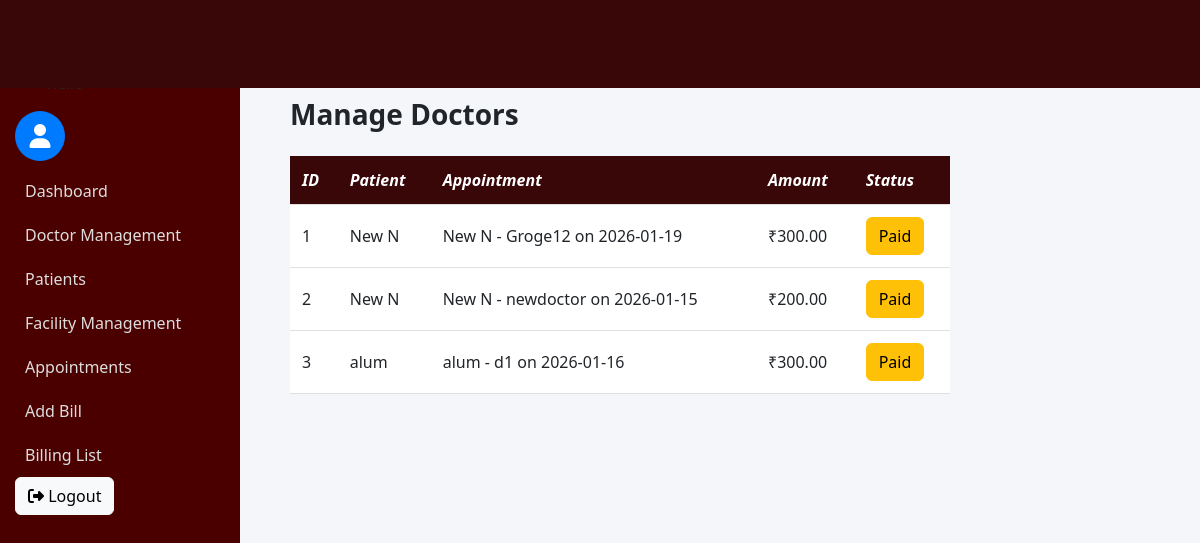
/admin-panel/admin/billing/, run on the app's committed database.
### patientapp/models.py (models this page shows, shortened)
class Billing(models.Model):
    STATUS_CHOICES = [
        ('Unpaid', 'Unpaid'),
        ('Paid', 'Paid'),
    ]
    patient = models.ForeignKey('Patient', on_delete=models.CASCADE)
    appointment = models.ForeignKey('Appointment', on_delete=models.CASCADE)
    amount = models.DecimalField(max_digits=10, decimal_places=2)
    description = models.TextField(blank=True, null=True)   # consultation, lab test, surgery etc
    status = models.CharField(max_length=10, choices=STATUS_CHOICES, default='Unpaid')
    stripe_payment_intent_id = models.CharField(max_length=255, blank=True, null=True)
    created_at = models.DateTimeField(auto_now_add=True)

class Patient(models.Model):
    user = models.OneToOneField(User, on_delete=models.CASCADE)
    full_name = models.CharField(max_length=100, null=True, blank=True)
    age = models.IntegerField(null=True, blank=True)
    gender = models.CharField(max_length=10, null=True, blank=True)
    phone = models.CharField(max_length=15, null=True, blank=True)
    address = models.TextField(null=True, blank=True)
    created_at = models.DateTimeField(auto_now_add=True,null=True, blank=True)

class Appointment(models.Model):
    STATUS_CHOICES = (
        ('Pending', 'Pending'),
        ('Confirmed', 'Confirmed'),
        ('Cancelled', 'Cancelled'),
        ('Completed', 'Completed'),
    )
    patient = models.ForeignKey(Patient, on_delete=models.CASCADE)
    doctor = models.ForeignKey('doctorapp.Doctor', on_delete=models.CASCADE,null=True)
    department = models.ForeignKey('facility.Department', on_delete=models.CASCADE)
    location = models.ForeignKey('facility.Location', on_delete=models.CASCADE,null=True)  # NEW FIELD
    date = models.DateField()
    time = models.TimeField()
    status = models.CharField(max_length=20, choices=STATUS_CHOICES, default='Pending')
    created_at = models.DateTimeField(auto_now_add=True,null=True)
    def __str__(self):
        return f"{self.patient.full_name} - {self.doctor.user.username} on {self.date}"

### doctorapp/models.py (models this page shows, shortened)
class Doctor(models.Model):
    user = models.OneToOneField(User, on_delete=models.CASCADE)
    specialization = models.ForeignKey(
        Department,
        on_delete=models.SET_NULL,
        null=True,
        blank=True
    )
    phone = models.CharField(max_length=15, null=True)
    location = models.ForeignKey(
        Location,
        on_delete=models.SET_NULL,
        null=True,
        blank=True
    )

### accounts/models.py (models this page shows)
class User(AbstractUser):
    ROLE_CHOICES = (
        ('ADMIN', 'Admin'),
        ('DOCTOR', 'Doctor'),
        ('PATIENT', 'Patient'),
    )
    role = models.CharField(max_length=10, choices=ROLE_CHOICES)

### adminapp/views.py (the view)
def admin_billing_list(request):
    billings = Billing.objects.all()
    return render(request, 'admin/billing_list.html', {'billings': billings})

### templates/admin/billing_list.html
{% extends "admin/base.html" %}
{% block content %}
<div class="main-content">
<h3 class="mb-4"><strong>Manage Doctors</strong></h3>
    <div class="table-responsive">
<table class="comparison-table">
    <tr style="background:#390707; color:white;">
        <th><i>ID</i></th>
        <th><i>Patient</i></th>
        <th><i>Appointment</i></th>
        <th><i>Amount</i></th>
        <th><i>Status</i></th>
    </tr>
    {% for bill in billings %}
    <tr>
        <td>{{ bill.id }}</td>
        <td>{{ bill.patient.full_name }}</td>
        <td>{{ bill.appointment }}</td>
        <td>₹{{ bill.amount }}</td>
        <td><button class="btn btn-warning">{{ bill.status }}</button></td>
    </tr>
    {% endfor %}
</table>
</div>
</div>
{% endblock %}

### templates/admin/base.html (shortened to what this page needs)
<!DOCTYPE html>
<html>
{% load static %}
<head>
    <link href="https://cdn.jsdelivr.net/npm/bootstrap@5.3.2/dist/css/bootstrap.min.css" rel="stylesheet">
    <link href="https://cdnjs.cloudflare.com/ajax/libs/font-awesome/6.5.1/css/all.min.css" rel="stylesheet">
<link rel="stylesheet" href="https://cdnjs.cloudflare.com/ajax/libs/font-awesome/6.4.0/css/all.min.css"/>
    <link rel="stylesheet"
      href="https://cdn.jsdelivr.net/npm/bootstrap-icons@1.11.1/font/bootstrap-icons.css">
    <link rel="stylesheet" href="{% static 'css/admin.css' %}">
        <link rel="stylesheet" href="{% static 'css/form.css' %}">
</head>
<body>
    <nav class="navbar navbar-expand-lg navbar-dark p-4 fixed-top" style="background:#390707;">
        <div class="main-content">
        </div>
    </nav>
<div class="container-fluid">
    <div class="row">
        <nav class="col-md-2 sidebar" style="position: fixed;" style="background:#390707;">
             <ul>
                    <li>hello</li>
                </ul>
            <div class="profile-icon">
                <i class="fa-solid fa-user"></i>
            </div>
            <ul class="nav flex-column">
                <li class="nav-item"><a href="{% url 'admin_dashboard' %}"> Dashboard</a></li>
                <li class="nav-item"><a href="{% url 'manage_doctors' %}">Doctor Management</a></li>
                <li class="nav-item"><a href="{% url 'patients_list' %}">Patients</a></li>
                <li class="nav-item"><a href="{% url 'facility_dashboard' %}">Facility Management</a></li>
                <li class="nav-item"><a href="{% url 'admin_appointments' %}">Appointments</a></li>
                <li class="nav-item"><a href="{% url 'add_billing' %}">Add Bill</a></li>
                <li class="nav-item"><a href="{% url 'admin_billing_list' %}">Billing List</a></li>
                <form method="post" action="{% url 'logout' %}">
    <button class="btn btn-light" type="submit" >
        <i class="fa-solid fa-right-from-bracket"></i> Logout
    </button>
</form>
            </ul>
        </nav>
        <main class="col-md-10 content">
            <br><br>
            {% block content %}{% endblock %}
        </main>
    </div>
</div>
</body>
</html>

### static/css/admin.css (style rules this page uses)
body { background: #f4f6f9; }
.sidebar { position: fixed; top: 56px; left: 0; width: 240px; height: 100vh; background-color: #4b0000; padding: 15px; overflow-y: auto; }
.sidebar a { color: #ddd; text-decoration: none; display: block; padding: 10px; }
.main-content { margin-left: 240px; padding: 20px; }
.content { padding: 30px; }
.comparison-table { width: 100%; border-collapse: collapse; background: white; }
.comparison-table th, .comparison-table td { padding: 12px; border-bottom: 1px solid #e0e0e0; }

### templates/admin/base.html (style rules this page uses)
.profile-icon { width: 50px; height: 50px; border-radius: 50%; background-color: #007bff; color: white; display: flex; align-items: center; justify-content: center; font-size: 24px; }

### data on the page
Billing: id "1", patient.full_name "New N", appointment "New N - Groge12 on 2026-01-19", amount "300.00", status "Paid"
Billing: id "2", patient.full_name "New N", appointment "New N - newdoctor on 2026-01-15", amount "200.00", status "Paid"
Billing: id "3", patient.full_name "alum", appointment "alum - d1 on 2026-01-16", amount "300.00", status "Paid"
